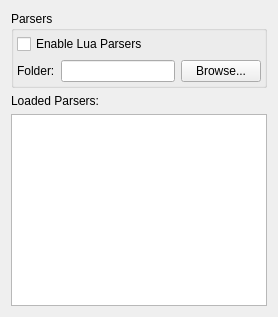
       <widget class="QWidget" name="page_5">
        <layout class="QVBoxLayout" name="verticalLayout_11">
         <item>
          <widget class="QGroupBox" name="groupBox_4">
           <property name="title">
            <string>Parsers</string>
           </property>
           <layout class="QGridLayout" name="gridLayout_5">
            <property name="leftMargin">
             <number>3</number>
            </property>
            <property name="topMargin">
             <number>3</number>
            </property>
            <property name="rightMargin">
             <number>3</number>
            </property>
            <property name="bottomMargin">
             <number>3</number>
            </property>
            <item row="0" column="0">
             <layout class="QVBoxLayout" name="verticalLayout_9">
              <item>
               <widget class="QCheckBox" name="luaParsersEnabledCB">
                <property name="text">
                 <string>Enable Lua Parsers</string>
                </property>
               </widget>
              </item>
              <item>
               <layout class="QVBoxLayout" name="verticalLayout_7">
                <item>
                 <layout class="QHBoxLayout" name="horizontalLayout_9">
                  <item>
                   <widget class="QLabel" name="label_11">
                    <property name="text">
                     <string>Folder:</string>
                    </property>
                   </widget>
                  </item>
                  <item>
                   <widget class="QLineEdit" name="luaParsersPathTB">
                    <property name="readOnly">
                     <bool>true</bool>
                    </property>
                   </widget>
                  </item>
                  <item>
                   <widget class="QPushButton" name="luaParsersPathBrowseBtn">
                    <property name="text">
                     <string>Browse...</string>
                    </property>
                   </widget>
                  </item>
                 </layout>
                </item>
               </layout>
              </item>
             </layout>
            </item>
           </layout>
          </widget>
         </item>
         <item>
          <layout class="QVBoxLayout" name="verticalLayout_8">
           <item>
            <widget class="QLabel" name="label_131">
             <property name="text">
              <string>Loaded Parsers:</string>
             </property>
            </widget>
           </item>
           <item>
            <widget class="QTreeView" name="parserList">
             <property name="rootIsDecorated">
              <bool>false</bool>
             </property>
             <property name="wordWrap">
              <bool>true</bool>
             </property>
            </widget>
           </item>
          </layout>
         </item>
        </layout>
       </widget>
